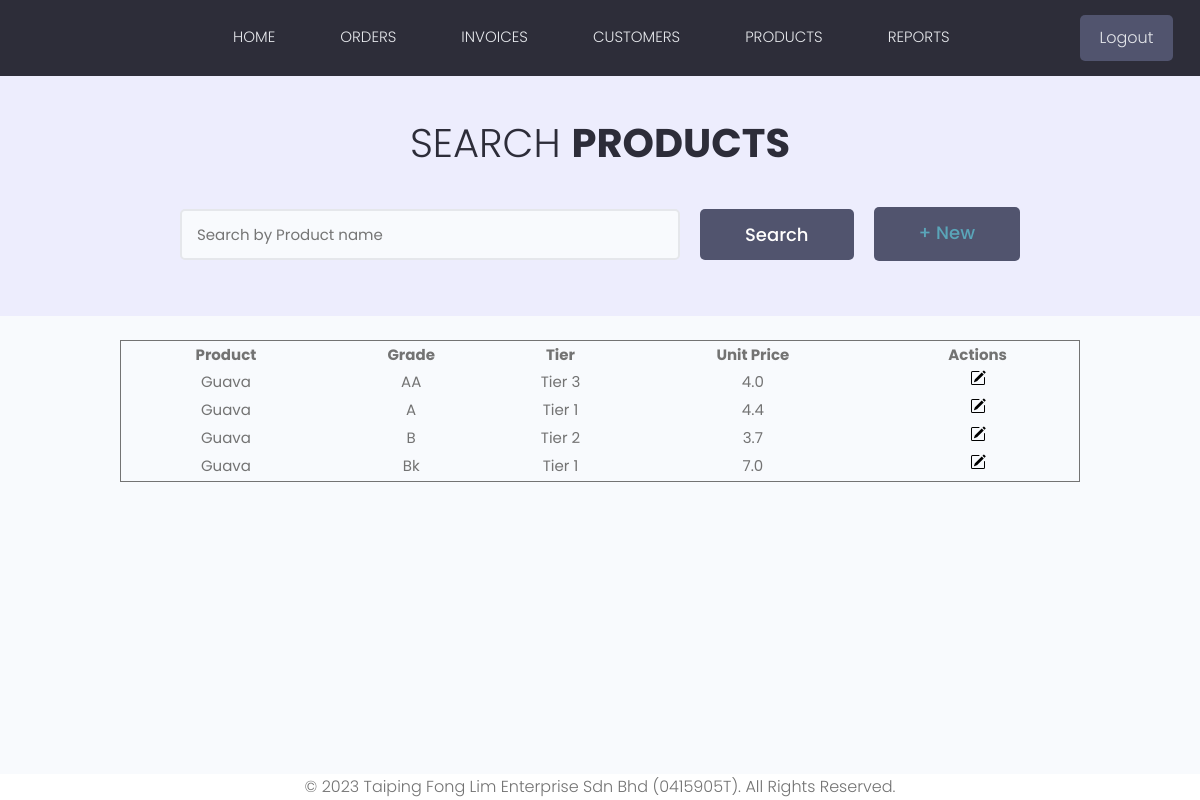
Screenshot of /products/ (signed in) with the database file from the repository.
### products/models.py (models this page shows, shortened)
class Product(models.Model):
    GRADES = (
        ('AA', 'Grade AA'),
        ('A', 'Grade A'),
        ('B', 'Grade B'),
        ('Bk', 'Grade Bk'),
        ('C', 'Grade C')
    )
    productName = models.CharField(max_length=20, null=True)
    grade = models.CharField(max_length=10, choices=GRADES, null=True)
    tier = models.ForeignKey(Tier, on_delete=models.PROTECT)
    unitPrice = models.FloatField(null=True)

class Tier(models.Model):
    TIERS = (
        ('1', 'Tier 1'),
        ('2', 'Tier 2'),
        ('3', 'Market'),
    )
    tier = models.CharField(max_length=10, choices=TIERS, null=True)
    def __str__(self):
        return 'Tier ' + str(self.tier)

### products/views.py (the view)
# urls.py: path("", include('products.urls')),
@login_required(login_url='login')
def products(request):
    products, search_query = searchItems(request, 'search_product')
    custom_range, products = paginateItems(request, products)
    context = {'products': products, 'search_query': search_query, 'custom_range': custom_range}
    return render(request, 'products.html', context)

### products/utilities.py (called while the page is built, shortened)
def searchItems(request, search_type):
    search_query = ''
    if request.GET.get('search_query'):
        search_query = request.GET.get('search_query')
    if search_type == 'search_order':
        orders = Order.objects.distinct().filter(
            Q(customer__firstname__icontains=search_query) |
            Q(product__productName__icontains=search_query)
        )
        return orders, search_query
    elif search_type == 'search_product':
        products = Product.objects.distinct().filter(
            Q(productName__icontains=search_query)
        )
        return products, search_query
    elif search_type == 'search_invoice':
        invoices = Invoice.objects.distinct().filter(
            Q(customer__firstname__icontains=search_query) |
            Q(customer__companyName__icontains=search_query)
        )
        return invoices, search_query

def paginateItems(request, items):
    page = request.GET.get('page')
    results = 10
    paginator = Paginator(items, results)
    try:
        items = paginator.page(page)
    except PageNotAnInteger:
        page = 1
        items = paginator.page(page)
    except EmptyPage:
        page = paginator.num_pages
        items = paginator.page(page)
    leftIndex = int(page) - 4
    if leftIndex < 1:
        leftIndex = 1
    rightIndex = int(page) + 5
    if rightIndex > paginator.num_pages:
        rightIndex = paginator.num_pages + 1
    custom_range = range(leftIndex, rightIndex)
    return custom_range, items

### templates/products.html (shortened to what this page needs)
{% extends 'main.html' %}
{% load static %}
{% block content %}
<main class="projects">
    <section class="hero-section text-center">
    <div class="container container--narrow">
      <div class="hero-section__box">
        <h2>Search <span>Products</span></h2>
      </div>
      <div class="hero-section__search">
        <form id='searchForm' class="form" action="{% url 'products' %}" method="get">
          <div class="form__field">
            <input class="input input--text" id="formInput#search" type="text" name="search_query"
              value="{{ search_query }}"
                   placeholder="Search by Product name" />
          </div>
          <input class="btn btn--sub btn--lg" type="submit" value="Search" /><h1 class="btn btn--sub btn--lg" type="button" value="ADD PRODUCT"><a href="{% url 'create-product' %}">+ New</a></h1>
        </form>
      </div>
    </div>
  </section>
<br>
    <table class="table">
        <tr class="align-center">
            <th>Product</th>
            <th>Grade</th>
            <th>Tier</th>
            <th>Unit Price</th>
            <th>Actions</th>
        </tr>
        {% for product in products %}
            <tr class="align-center">
                <td>{{ product.productName }}</td>
                <td>{{ product.grade }}</td>
                <td>{{ product.tier }}</td>
                <td>{{ product.unitPrice }}</td>
                <td><a href="{% url 'update-product' product.id %}"><img src="{% static 'images/edit-icon.svg' %}" ></a></td>
            </tr>
        {% endfor %}
    </table>
    <br>
</main>
{% endblock content %}

### static/styles/app.css (style rules this page uses)
:root { --color-sub: #2d2d39; }
.btn--sub { background-color: var(--color-sub-light); }
img { width: 100%; }
.hero-section { height: 40vh; display: flex; align-items: center; background-color: var(--color-sub); }
.hero-section__box { margin-bottom: 4rem; }
.hero-section__box > h2, .hero-section__box > h2 > span { font-size: 4rem; color: var(--color-light); line-height: 1.3; text-transform: uppercase; }
.hero-section__box > h2 { font-weight: 300; }
.hero-section__box > h2 > span { font-weight: 700; }
.hero-section__search > .form { display: flex; align-items: center; justify-content: center; gap: 2rem; }
.hero-section__search > .form input.input--text { width: 50rem; }
.projects > .hero-section { background: var(--color-sub-lighter); height: 30vh; }
.projects .hero-section__box { margin-bottom: 2.5rem; }
.projects .hero-section__box > h2 { color: var(--color-sub); }
.projects .hero-section__box > h2 > span { font-weight: 700; color: var(--color-sub); }
.table { border: 1px solid; width: 80%; margin-left: auto; margin-right: auto; }
.align-center { text-align: center; }

### static/uikit/styles/modules/_variables.css (style rules this page uses)
:root { --color-main: #5aa5b9; --color-main-light: #e6faff; --color-sub: #3f4156; --color-sub-light: #51546e; --color-sub-lighter: #ededfd; --color-text: #737373; --color-gray: #8b8b8b; --color-light: #e5e7eb; --color-light-gray: #767676; --color-bg: #f8fafd; --color-white: #fffefd; --color-white-light: #f3f3f3; --color-success: #359e64; --color-success-bg: #def8e8; --color-error: #fc4b0b; --color-error-bg: #fff2ee; --font-base: 'Poppins', arial, helvetica, 'Segoe UI', roboto, ubuntu, sans-serif; --font-monospace: 'Fira Code', 'Courier New', courier, monospace; --font-regular: 300; --font-medium: 500; --font-bold: 700; --generic-shadow: 1px 1px 5px #00000010; --generic-transition: all 0.3s ease-in-out; }

### static/uikit/styles/modules/_base.css (style rules this page uses)
* { margin: 0; padding: 0; box-sizing: border-box; text-rendering: optimizeLegibility; color: inherit; font-size: inherit; }
html { font-size: 50%; }
@media only screen and (min-width: 480px) { html { font-size: 56.25%; } }
@media only screen and (min-width: 1200px) { html { font-size: 62.5%; } }
body { line-height: 1.6; font-weight: 400; font-size: 1.5rem; color: var(--color-text); background-color: var(--color-bg); min-height: 100vh; }

### static/uikit/styles/modules/_typography.css (style rules this page uses)
* { font-family: var(--font-base); }
h1 { font-size: 4.8rem; font-weight: var(--font-medium); }
h2 { font-size: 3.6rem; font-weight: var(--font-bold); }
p, span, strong { font-size: 1.6rem; color: var(--color-text); font-weight: var(--font-regular); }
a { padding-bottom: 2px; text-decoration: none; display: inline-block; color: var(--color-main); font-weight: var(--font-medium); }

### static/uikit/styles/modules/_utilities.css (style rules this page uses)
.container { width: 92%; max-width: 165rem; margin: 0 auto; box-sizing: border-box; }
.container--narrow { width: 92%; max-width: 120rem; }
@media screen and (min-width: 1000px) { .container { width: 90%; } }
@media screen and (min-width: 1000px) { .container--narrow { width: 85%; } }
@media screen and (min-width: 1200px) { .container { width: 80%; } }
@media screen and (min-width: 1200px) { .container--narrow { width: 72%; } }
.text-center { text-align: center; }

### static/uikit/styles/modules/_button.css (style rules this page uses)
.btn { display: inline-block; position: relative; cursor: pointer; background-color: var(--color-light); font-weight: var(--font-medium); color: var(--color-sub); text-decoration: none; padding: 1rem 2rem; border-radius: 0.5rem; border: none; width: -webkit-fit-content; width: -moz-fit-content; width: fit-content; height: -webkit-fit-content; height: -moz-fit-content; height: fit-content; font-size: 1.6rem; outline-width: 0; outline-color: transparent; -webkit-backface-visibility: hidden; backface-visibility: hidden; transition: all 0.3s ease-in-out; }
.btn--sub { background-color: var(--color-sub); color: var(--color-white); }
.btn--lg { font-size: 1.8rem; padding: 1.2rem 4.5rem; }

### static/uikit/styles/modules/_form.css (style rules this page uses)
.form { display: block; }
.form__field { margin-top: 1.5rem; margin-bottom: 1.5rem; }
input.input[type='text'], input.input[type='email'], input.input[type='password'], input.input[type='number'], select.input, textarea.input { min-width: 24rem; width: 100%; padding: 1.2rem 1.5rem; border-radius: 0.5rem; border: 2px solid var(--color-light); transition: all 0.3s ease-in-out; background-color: var(--color-bg); }

### rows the page displays
Product: productName "Guava", grade "AA", tier "Tier 3", unitPrice "4.0"
Product: productName "Guava", grade "A", tier "Tier 1", unitPrice "4.4"
Product: productName "Guava", grade "B", tier "Tier 2", unitPrice "3.7"
Product: productName "Guava", grade "Bk", tier "Tier 1", unitPrice "7.0"
